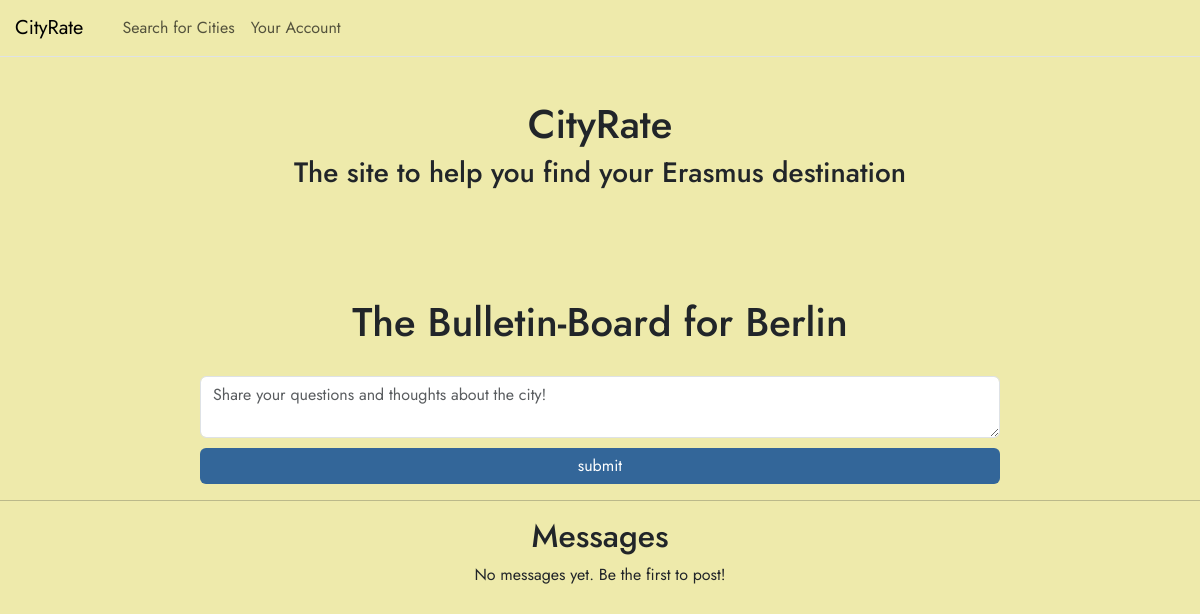
The app's page /bulletin/Berlin (signed in), older data.
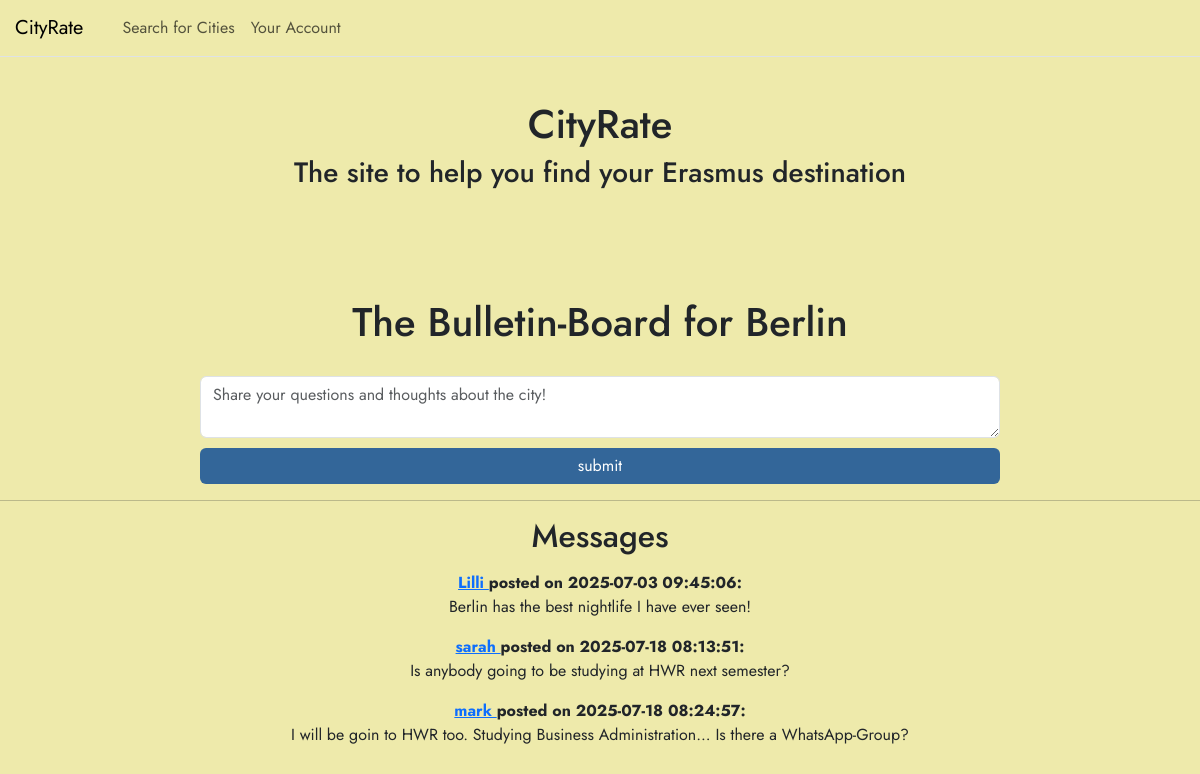
The same page, newer data.
### tables this page shows
CREATE TABLE bulletin(
    bulletin_id INTEGER PRIMARY KEY AUTOINCREMENT,
    city_name TEXT NOT NULL,
    username TEXT NOT NULL,
    message TEXT NOT NULL,
    bulletin_time TIMESTAMP DEFAULT CURRENT_TIMESTAMP,
    FOREIGN KEY(city_name) REFERENCES city(name),
    FOREIGN KEY(username) REFERENCES user(username)
);

### app.py (the view, shortened to what this page needs)
@app.route('/bulletin/<city_name>', methods=['GET', 'POST'])
@login_required #nur für eingeloggte user
def bulletin(city_name):
    db_con = get_db_con()
    form = BulletinForm() #Instanz von BulletinForm
    city = db_con.execute(
        'SELECT * FROM city WHERE LOWER(name) = LOWER(?)',
        (city_name.lower(),)
    ).fetchone()
    if city is None:
        return "City not found", 404
    messages = db_con.execute('SELECT * FROM bulletin WHERE city_name = ?',(city['name'],)).fetchall()
    if request.args.get('json') is not None:
        messages_list = []
        for msg in messages:
            messages_list = [dict(msg) for msg in messages]
        return messages_list #returned Datenstruktur, wird von Flask automatisch 'jsonified'
    return render_template('bulletin.html', city=city, form=form, messages=messages) #city, form und messages an template übergeben

### forms.py
class BulletinForm(FlaskForm):
    message = TextAreaField(validators=[InputRequired(), Length(min=10, max=700)])
    submitMessage = SubmitField('submit') #Button für Bestätigung

### app.py (called while the page is built)
@login_manager.user_loader #Flask-Login decorator, um eingeloggten Benutzer zu laden
def load_user(user_id):
    return User.get(user_id) #User mit ID wird aus Datenbank geholt

    @staticmethod
    def get(user_id):
        db_con = get_db_con()
        getuser = db_con.execute(
            'SELECT * FROM user WHERE id = ?', (user_id,)).fetchone()
        if getuser:
            return User(id=getuser['id'],username= getuser['username'], password=getuser['password'] )
        return None

### db.py (called while the page is built)
def get_db_con(pragma_foreign_keys = True):
    if 'db_con' not in g:
        g.db_con = sqlite3.connect(
            current_app.config['DATABASE'],
            detect_types=sqlite3.PARSE_DECLTYPES
        )
        g.db_con.row_factory = sqlite3.Row
        if pragma_foreign_keys:
            g.db_con.execute('PRAGMA foreign_keys = ON;')
    return g.db_con

def close_db_con(e=None):
    db_con = g.pop('db_con', None)
    if db_con is not None:
        db_con.close()

### templates/bulletin.html (shortened to what this page needs)
{% from 'bootstrap5/nav.html' import render_nav_item %}
<!DOCTYPE html>
<html>
<head>
    {{ bootstrap.load_css() }}
<link rel="stylesheet" href="{{ url_for('static', filename='css/style.css') }}">
</head>
<body>
  <nav class="navbar navbar-expand-xl border-bottom mb-3 fixed-top">
        <div class="container-fluid px-0">
            <a class="navbar-brand" href="{{ url_for('home') }}"  style ="padding-left: 15px;" >CityRate</a>
            <div class="collapse navbar-collapse" id="menu">
    <ul class="navbar-nav me-auto mb-2 mb-lg-0" style="padding-left: 15px;">
        {{ render_nav_item('search', 'Search for Cities') }}
        {{ render_nav_item('profile', 'Your Account') }}
    </ul>
</div>
        </div>
    </nav>
    <header>
        <h1>CityRate</h1>
        <h3>The site to help you find your Erasmus destination</h3>
    </header>
    <main>
     <h1> The Bulletin-Board for {{ city['name'] }}</h1>
    <form method="POST" action="{{ url_for('bulletin',city_name=city.name) }}" style="display: flex; flex-direction: column; justify-content: center; gap: 10px; margin-top: 30px; margin-left: 200px; margin-right: 200px">
    {{ form.message(class="form-control", placeholder="Share your questions and thoughts about the city!") }}
    {{ form.submitMessage(class="btn btn-primary custom-button1") }}
    </form>
    <hr>
    <h2> Messages </h2>
    {% for msg in messages %}
        <div class="card-text mt-3">
            <b> <a href="{{url_for('user', username=msg['username']) }}">
            {{ msg['username']}} </a>
            posted on {{ msg['bulletin_time']}}: </b>
            <p>{{ msg['message']}}</p>
        </div>
    {% else %}
        <p>No messages yet. Be the first to post!</p>
    {% endfor %}
    </main>
</body>
</html>

Row changes from the older to the newer data that the page shows:
added bulletin: username "Lilli", bulletin_time "2025-07-03 09:45:06", message "Berlin has the best nightlife I have ever seen!"
added bulletin: username "sarah", bulletin_time "2025-07-18 08:13:51", message "Is anybody going to be studying at HWR next semester?"
added bulletin: username "mark", bulletin_time "2025-07-18 08:24:57", message "I will be goin to HWR too. Studying Business Administration... Is there a WhatsApp-Group?"
Text that changed along with them:
text no longer shown: "No messages yet. Be the first to post!"
